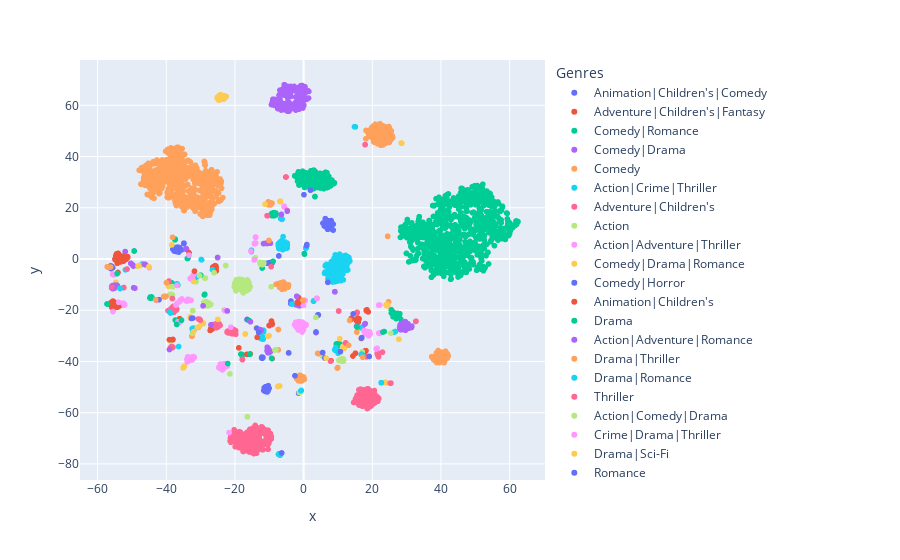

Here is the notebook cell this chart was saved with:
### Code cell
fig = px.scatter(tsne_df, x='x', y='y', color='Genres')
fig.show()
